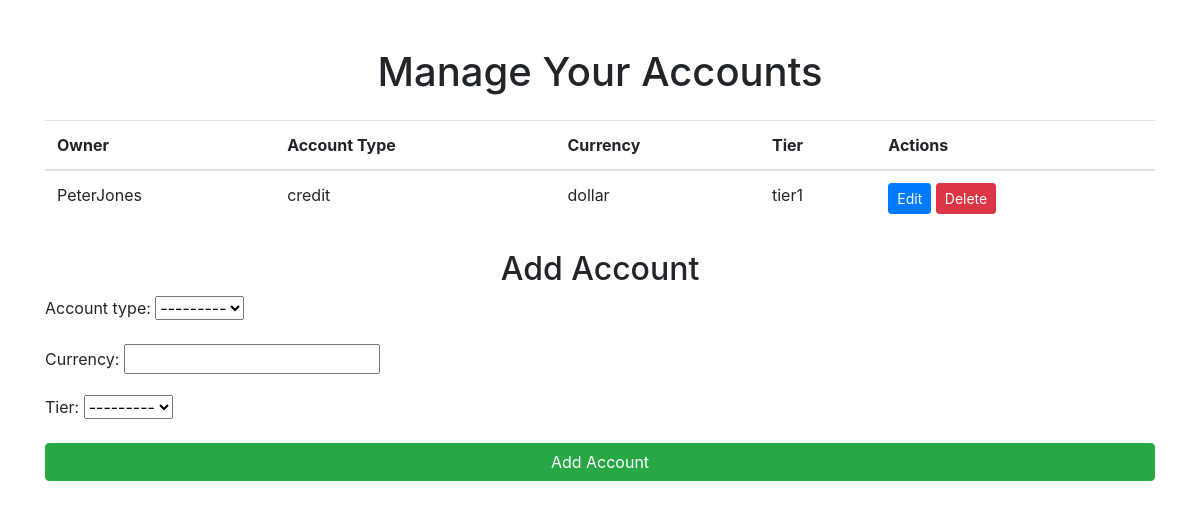
/account/, run on an earlier commit of the app's database.
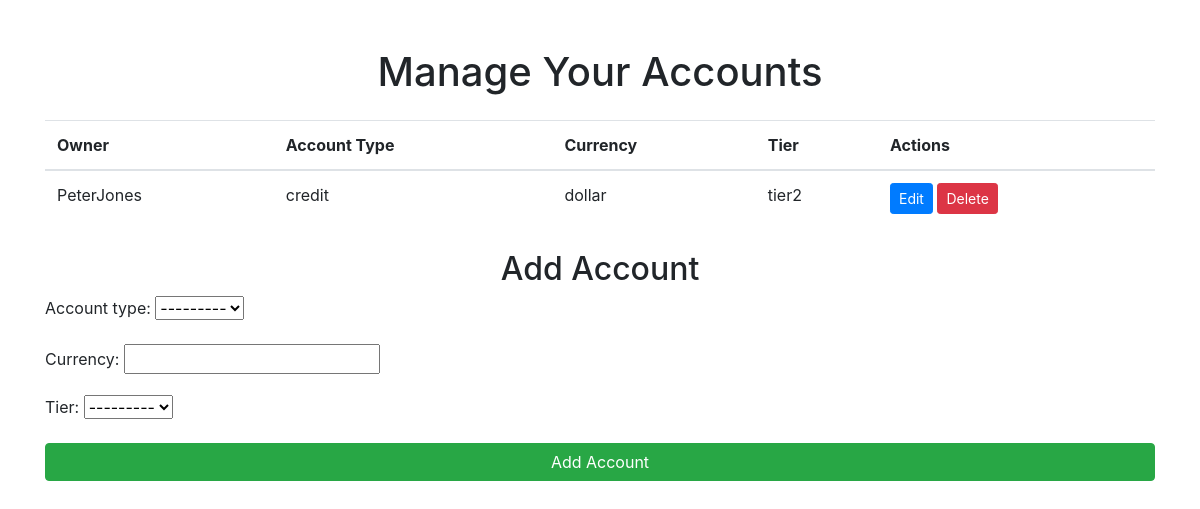
And on a later commit of the database.
### API/models.py (models this page shows)
class Account(models.Model):
    ACCOUNT_TYPES = (
        ('savings', 'Savings'),
        ('credit', 'Credit'),
    )
    TIERS = (
        ('tier1', 'Tier1'),
        ('tier2', 'Tier2'),
        ('tier3', 'Tier3'),
    )
    owner = models.ForeignKey(settings.AUTH_USER_MODEL, on_delete=models.CASCADE)
    account_type = models.CharField(max_length=10, choices=ACCOUNT_TYPES)
    date_created = models.DateTimeField(auto_now_add=True)
    currency = models.CharField(max_length=10)
    tier = models.CharField(max_length=10, choices=TIERS)
    accountant = models.ForeignKey(settings.AUTH_USER_MODEL, related_name='opened_accounts', on_delete=models.SET_NULL, null=True)

class CustomUser(AbstractUser):
    USER_TYPES = (
        ('admin', 'AdminUser'),
        ('paid', 'PaidUser'),
        ('free', 'FreeUser'),
        ('accountant', 'Accountant'),
    )
    user_type = models.CharField(max_length=20, choices=USER_TYPES, default='free')

### API/views.py (the view)
# urls.py: path('account/', account_view, name='account'),
def account_view(request):
    accounts = Account.objects.all()
    if request.method == 'POST':
        form = AccountForm(request.POST)
        if form.is_valid():
            account = form.save(commit=False)
            account.owner = request.user
            account.save()
            return redirect('account')
    else:
        form = AccountForm()
    return render(request, 'account.html', {'accounts': accounts, 'form': form})

### API/forms.py
class AccountForm(forms.ModelForm):
    class Meta:
        model = Account
        fields = ['account_type', 'currency', 'tier']

### API/templates/account.html (shortened to what this page needs)
<!DOCTYPE html>
<html lang="en">
<head>
    <link href="https://maxcdn.bootstrapcdn.com/bootstrap/4.5.2/css/bootstrap.min.css" rel="stylesheet">
</head>
<body>
    <div class="container mt-5">
        <h1 class="text-center">Manage Your Accounts</h1>
        <table class="table mt-4">
            <thead>
                <tr>
                    <th>Owner</th>
                    <th>Account Type</th>
                    <th>Currency</th>
                    <th>Tier</th>
                    <th>Actions</th>
                </tr>
            </thead>
            <tbody>
                {% for account in accounts %}
                    <tr>
                        <td>{{ account.owner.username }}</td>
                        <td>{{ account.account_type }}</td>
                        <td>{{ account.currency }}</td>
                        <td>{{ account.tier }}</td>
                        <td>
                            <a href="{% url 'account_edit' account.id %}" class="btn btn-primary btn-sm">Edit</a>
                            <a href="{% url 'account_delete' account.id %}" class="btn btn-danger btn-sm">Delete</a>
                        </td>
                    </tr>
                {% endfor %}
            </tbody>
        </table>
        <h2 class="text-center mt-4">Add Account</h2>
        <form method="post">
            {{ form.as_p }}
            <button type="submit" class="btn btn-success btn-block">Add Account</button>
        </form>
    </div>
</body>
</html>

What changed in the data, as far as the page shows it:
changed Account "credit": tier "tier1" → "tier2"
